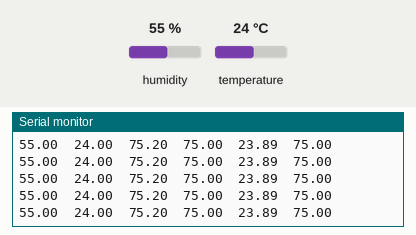
A sketch run on a simulated Arduino Uno, built with avr-gcc and run on an emulated ATmega328P. On the bench: the last lines printed to the serial monitor. Inputs (shaded band) come from the test bench; at power-on: humidity 55 %, temperature 24 °C.

Above: at 2.8 s.
2.9 s: humidity set to 22 %
At 4.5 s:
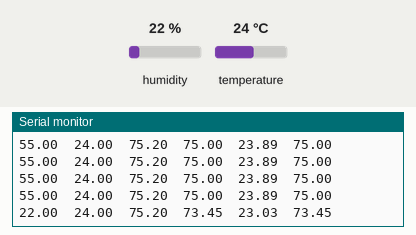
5.6 s: temperature set to 12 °C
At 6.0 s:
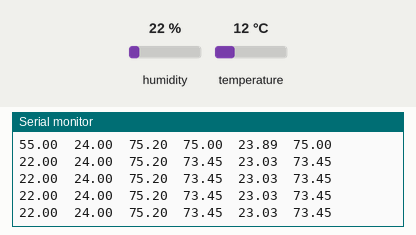
8.3 s: humidity set to 40 %
At 8.3 s:
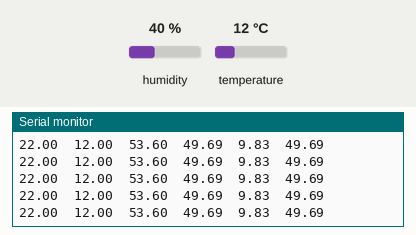
Timing chart, 0 to 11.3 s (numbered marks = the images above; inputs shaded):
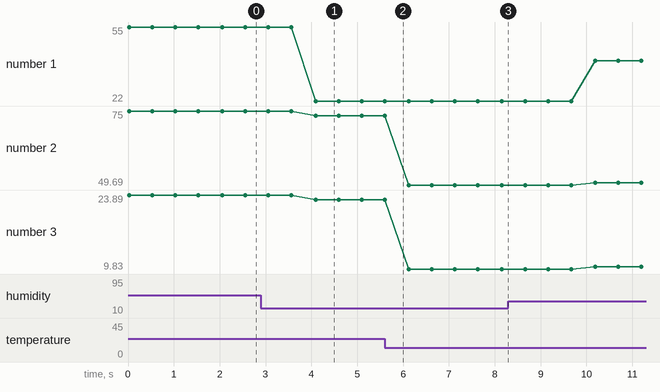

Measured:
- after the input at 2.9 s, the serial monitor: prints a new line after 1.2 s (image 1)
- plotted number 1: 55 → 22 after the input at 2.9 s, 22 → 40 after the input at 8.3 s
- plotted number 2: 75 → 73.45 after the input at 2.9 s, 73.45 → 49.69 after the input at 5.6 s, 49.69 → 50.54 after the input at 8.3 s
- plotted number 3: 23.89 → 23.03 after the input at 2.9 s, 23.03 → 9.83 after the input at 5.6 s, 9.83 → 10.3 after the input at 8.3 s

The sketch:

SerialToExcel.ino
```cpp
// Here DHT11 is used to obtain data for the ML model
#include <Adafruit_BMP085.h>
#include "DHT.h"

//DHT11 Declarations
#define DHTPIN 2
#define DHTTYPE DHT11

//LDR Declarations
#define ldrPin A0
#define ledPin 12

int colDelay = 10;
int rowDelay = 100;

//DHT function
DHT dht(DHTPIN, DHTTYPE);

//BMP180 variable
Adafruit_BMP085 bmp;

void setup() {
  Serial.begin(9600);
  pinMode(ldrPin, INPUT);
  dht.begin();
  if (!bmp.begin()) {
    Serial.println("Could not find a valid BMP085 sensor, check wiring!");
    while (1) {}
  }

  Serial.print("Humidity\tTemp_C\tTemp_F\tHIF\tHIC\n");
}

void loop() {

    // ldr();
    dht11();
    // bmp180();
    delay(500);
}

void printStr(char *message, char endLn='\t') {
  Serial.print(message);
  Serial.print(endLn);
}

void print(float value, char endLn='\t') {
  Serial.print(value);
  Serial.print(endLn);
}

void dht11(){
    float h = dht.readHumidity();
    float t = dht.readTemperature();
    float f = dht.readTemperature(true);
    float hif = dht.computeHeatIndex(f, h);
    float hic = dht.computeHeatIndex(t, h, false);

    if (isnan(h) || isnan(t) || isnan(f)) {
        Serial.println(F("Failed to read from DHT sensor!"));
        return;
    }

    print(h);
    print(t);
    print(f);
    print(hif);
    print(hic);
    print(hif, '\n');


    /* Serial.println("#####DHT11 VALUES$#####");
    Serial.print(F("Humidity: "));
    Serial.print(h);
    Serial.print(F("%  Temperature: "));
    Serial.print(t);
    Serial.print(F("°C "));
    Serial.print(f);
    Serial.print(F("°F  Heat index: "));
    Serial.print(hic);
    Serial.print(F("°C "));
    Serial.print(hif);
    Serial.println(F("°F"));  */
}

void bmp180(){
    Serial.println("#####BMP180 VALUES$#####");
    Serial.print("Temperature = ");
    Serial.print(bmp.readTemperature());
    Serial.println(" *C");

    Serial.print("Pressure = ");
    Serial.print(bmp.readPressure());
    Serial.println(" Pa");

    Serial.print("Altitude = ");
    Serial.print(bmp.readAltitude());
    Serial.println(" meters");

    Serial.print("Pressure at sealevel (calculated) = ");
    Serial.print(bmp.readSealevelPressure());
    Serial.println(" Pa");

    Serial.print("Real altitude = ");
    Serial.print(bmp.readAltitude(101500));
    Serial.println(" meters");

    Serial.println();
}


void ldr(){
    if (analogRead(ldrPin) < 980) {
        Serial.println("DARK");
        Serial.println(String(analogRead(ldrPin)));
        digitalWrite(ledPin, HIGH);
    }
    else {
        Serial.println("BRIGHT");
        Serial.println(String(analogRead(ldrPin)));
        digitalWrite(ledPin, LOW);
    }
}
```
